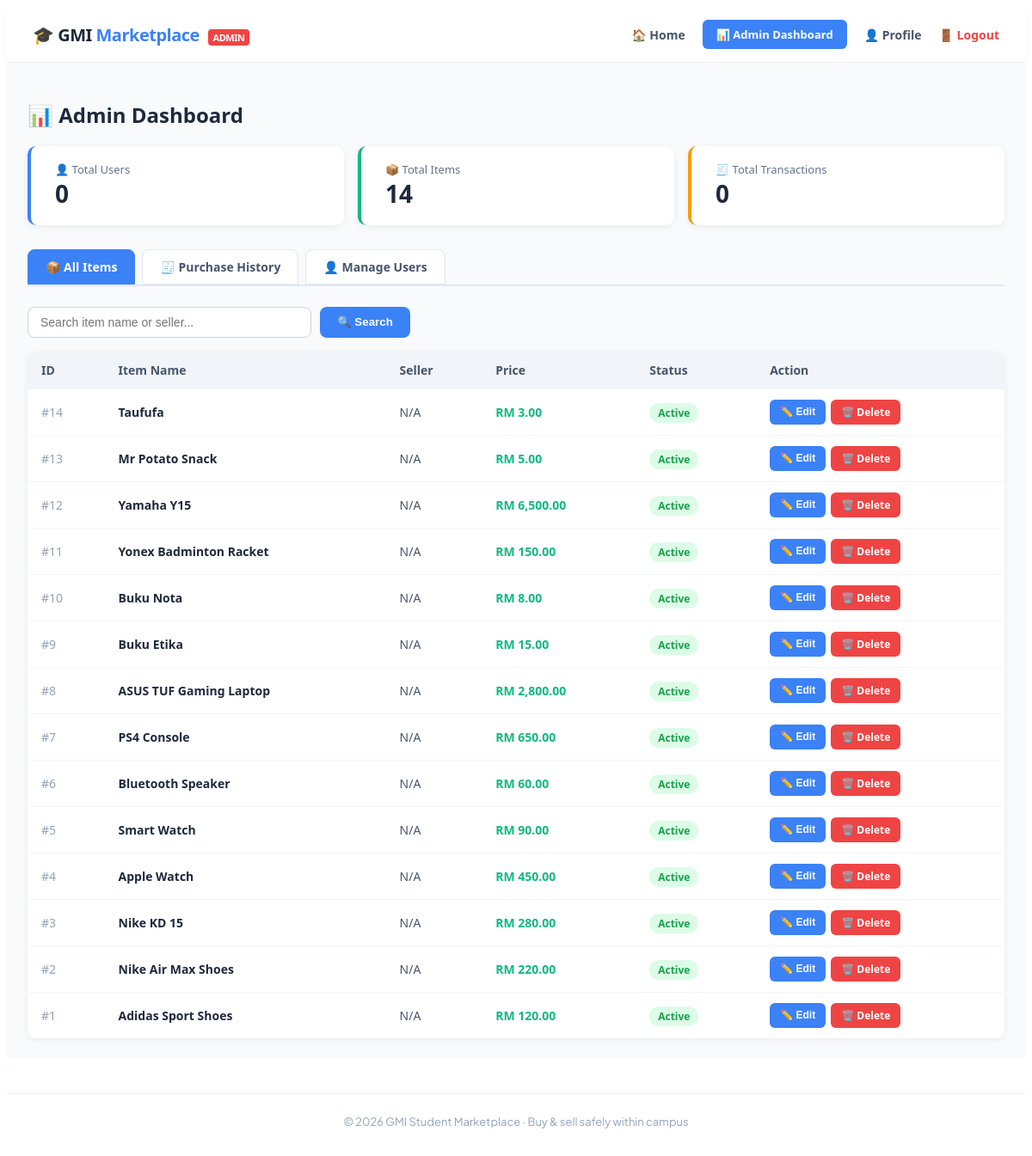
Page /index.php?page=8 (signed in) on the committed database.
### tables this page shows
CREATE TABLE IF NOT EXISTS `item` (
  `item_id`      INT AUTO_INCREMENT PRIMARY KEY,
  `item_name`    VARCHAR(150)  NOT NULL,
  `price`        DECIMAL(10,2) NOT NULL,
  `description`  TEXT          NOT NULL,
  `phone_number` VARCHAR(20)   NOT NULL,
  `user_id`      INT           NOT NULL,
  `image`        VARCHAR(255)  DEFAULT NULL,
  `category_id`  INT           DEFAULT NULL,
  `condition_id` INT           DEFAULT NULL,
  `status`       VARCHAR(20)   NOT NULL DEFAULT 'active',      
  `created_at`   TIMESTAMP     NOT NULL DEFAULT CURRENT_TIMESTAMP,
  KEY `idx_item_user` (`user_id`),
  KEY `idx_item_status` (`status`),
  CONSTRAINT `fk_item_user` FOREIGN KEY (`user_id`) REFERENCES `user`(`user_id`) ON DELETE CASCADE
);

### helpers.php (called while the page is built, shortened)
<?php
function h($value) {
    return htmlspecialchars((string)$value, ENT_QUOTES, 'UTF-8');
}
function csrf_token() {
    return $_SESSION['csrf'];
}
function csrf_query() {
    return 'csrf=' . urlencode(csrf_token());
}
?>

### admin_dashboard.php (the view, shortened to what this page needs)
<?php
include_once 'connectdbmarketplace.php';
require_once 'helpers.php';
$tab    = isset($_GET['tab']) ? $_GET['tab'] : 'items';
$tab    = in_array($tab, ['items', 'orders', 'users'], true) ? $tab : 'items';
$search_raw = isset($_GET['search']) ? trim($_GET['search']) : '';
$search = mysqli_real_escape_string($dataconn, $search_raw);
$total_users = mysqli_fetch_assoc(mysqli_query($dataconn, "SELECT COUNT(*) AS c FROM user WHERE role != 3"))['c'];
$total_items = mysqli_fetch_assoc(mysqli_query($dataconn, "SELECT COUNT(*) AS c FROM item"))['c'];
$total_sales = mysqli_fetch_assoc(mysqli_query($dataconn, "SELECT COUNT(*) AS c FROM transactions"))['c'];
?>
<div style="font-family:'Segoe UI',sans-serif; padding:24px; background:#f8fafc; min-height:100vh;">
    <h2 style="color:#1e293b; margin-bottom:20px;">📊 Admin Dashboard</h2>
    <div style="display:flex; gap:16px; margin-bottom:28px; flex-wrap:wrap;">
        <?php
        $stats = [
            ['👤 Total Users',        $total_users, '#3b82f6'],
            ['📦 Total Items',        $total_items, '#10b981'],
            ['🧾 Total Transactions', $total_sales, '#f59e0b'],
        ];
        foreach ($stats as $s): ?>
        <div style="background:#fff; border-radius:10px; padding:18px 28px; box-shadow:0 2px 8px rgba(0,0,0,0.06); border-left:4px solid <?php echo $s[2]; ?>; flex:1; min-width:180px;">
            <div style="font-size:13px; color:#64748b;"><?php echo $s[0]; ?></div>
            <div style="font-size:28px; font-weight:700; color:#1e293b;"><?php echo $s[1]; ?></div>
        </div>
        <?php endforeach; ?>
    </div>
    <?php
    $tabs = [
        'items'  => '📦 All Items',
        'orders' => '🧾 Purchase History',
        'users'  => '👤 Manage Users',
    ];
    ?>
    <div style="display:flex; gap:8px; margin-bottom:24px; border-bottom:2px solid #e2e8f0;">
        <?php foreach ($tabs as $key => $label): ?>
        <a href="index.php?page=8&tab=<?php echo $key; ?>" style="
            padding:10px 20px; border-radius:8px 8px 0 0; text-decoration:none;
            font-weight:600; font-size:14px;
            background:<?php echo $tab==$key ? '#3b82f6' : '#fff'; ?>;
            color:<?php echo $tab==$key ? '#fff' : '#475569'; ?>;
            border:1px solid <?php echo $tab==$key ? '#3b82f6' : '#e2e8f0'; ?>;
        "><?php echo $label; ?></a>
        <?php endforeach; ?>
    </div>
    <?php if ($tab == 'items'): ?>
    <form method="GET" action="index.php" style="display:flex; gap:10px; margin-bottom:16px; flex-wrap:wrap;">
        <input type="text" name="search" value="<?php echo h($search_raw); ?>" placeholder="Search item name or seller..." style="padding:9px 14px; border:1px solid #cbd5e1; border-radius:8px; font-size:14px; width:300px;">
        <button type="submit" style="background:#3b82f6; color:#fff; border:none; padding:9px 20px; border-radius:8px; font-weight:600; cursor:pointer;">🔍 Search</button>
    </form>
    <?php
    $where = $search ? "WHERE (item.item_name LIKE '%$search%' OR user.fullname LIKE '%$search%')" : "";
    $q_items = mysqli_query($dataconn,
        "SELECT item.*, user.fullname AS seller_name
         FROM item
         LEFT JOIN user ON item.user_id = user.user_id
         $where
         ORDER BY item.item_id DESC"
    );
    ?>
    <div style="background:#fff; border-radius:10px; box-shadow:0 2px 8px rgba(0,0,0,0.06); overflow:auto;">
        <table style="width:100%; border-collapse:collapse; font-size:14px;">
            <thead>
                <tr style="background:#f1f5f9; color:#475569; text-align:left;">
                    <th style="padding:12px 16px;">ID</th>
                    <th style="padding:12px 16px;">Item Name</th>
                    <th style="padding:12px 16px;">Seller</th>
                    <th style="padding:12px 16px;">Price</th>
                    <th style="padding:12px 16px;">Status</th>
                    <th style="padding:12px 16px;">Action</th>
                </tr>
            </thead>
            <tbody>
            <?php if ($q_items && mysqli_num_rows($q_items) > 0):
                while ($row = mysqli_fetch_assoc($q_items)): ?>
                <tr style="border-top:1px solid #f1f5f9;">
                    <td style="padding:12px 16px; color:#94a3b8;">#<?php echo $row['item_id']; ?></td>
                    <td style="padding:12px 16px; font-weight:600; color:#1e293b;"><?php echo htmlspecialchars($row['item_name']); ?></td>
                    <td style="padding:12px 16px; color:#475569;"><?php echo htmlspecialchars($row['seller_name'] ?? 'N/A'); ?></td>
                    <td style="padding:12px 16px; color:#10b981; font-weight:600;">RM <?php echo number_format($row['price'], 2); ?></td>
                    <td style="padding:12px 16px;">
                        <?php $is_item_sold = (($row['status'] ?? 'active') === 'sold'); ?>
                        <span style="background:<?php echo $is_item_sold ? '#e2e8f0' : '#dcfce7'; ?>; color:<?php echo $is_item_sold ? '#475569' : '#16a34a'; ?>; padding:3px 10px; border-radius:20px; font-size:12px; font-weight:600;"><?php echo h(ucfirst($row['status'] ?? 'active')); ?></span>
                    </td>
                    <td style="padding:12px 16px;">
                        <div style="display:flex; gap:6px;">
                            <button type="button" onclick="openEdit(this)"
                                data-id="<?php echo (int)$row['item_id']; ?>"
                                data-name="<?php echo h($row['item_name']); ?>"
                                data-price="<?php echo h($row['price']); ?>"
                                style="background:#3b82f6; color:#fff; border:none; padding:6px 12px; border-radius:6px; font-size:12px; font-weight:600; cursor:pointer;">✏️ Edit</button>
                            <a href="index.php?page=8&tab=items&delete_item=<?php echo (int)$row['item_id']; ?>&<?php echo csrf_query(); ?>"
                                data-msg="<?php echo h("Delete item '" . $row['item_name'] . "'?"); ?>"
                                onclick="return confirm(this.dataset.msg)"
                                style="background:#ef4444; color:#fff; padding:6px 12px; border-radius:6px; font-size:12px; font-weight:600; text-decoration:none;">🗑️ Delete</a>
                        </div>
                    </td>
                </tr>
                <?php endwhile;
            else: ?>
                <tr><td colspan="6" style="text-align:center; padding:40px; color:#94a3b8;">No items found.</td></tr>
            <?php endif; ?>
            </tbody>
        </table>
    </div>
    <?php endif; ?>
</div>

### rows in the picture
item: item_id "14", item_name "Taufufa", seller_name "N/A", price "3.00", status "Active"
item: item_id "13", item_name "Mr Potato Snack", seller_name "N/A", price "5.00", status "Active"
item: item_id "12", item_name "Yamaha Y15", seller_name "N/A", price "6,500.00", status "Active"
item: item_id "11", item_name "Yonex Badminton Racket", seller_name "N/A", price "150.00", status "Active"
item: item_id "10", item_name "Buku Nota", seller_name "N/A", price "8.00", status "Active"
item: item_id "9", item_name "Buku Etika", seller_name "N/A", price "15.00", status "Active"
item: item_id "8", item_name "ASUS TUF Gaming Laptop", seller_name "N/A", price "2,800.00", status "Active"
item: item_id "7", item_name "PS4 Console", seller_name "N/A", price "650.00", status "Active"
item: item_id "6", item_name "Bluetooth Speaker", seller_name "N/A", price "60.00", status "Active"
item: item_id "5", item_name "Smart Watch", seller_name "N/A", price "90.00", status "Active"
item: item_id "4", item_name "Apple Watch", seller_name "N/A", price "450.00", status "Active"
item: item_id "3", item_name "Nike KD 15", seller_name "N/A", price "280.00", status "Active"
item: item_id "2", item_name "Nike Air Max Shoes", seller_name "N/A", price "220.00", status "Active"
item: item_id "1", item_name "Adidas Sport Shoes", seller_name "N/A", price "120.00", status "Active"

### other values in the picture
$s[0] "👤 Total Users"
$s[1] "0"
$s[0] "📦 Total Items"
$s[1] "14"
$s[0] "🧾 Total Transactions"
$label "📦 All Items"
$label "🧾 Purchase History"
$label "👤 Manage Users"
